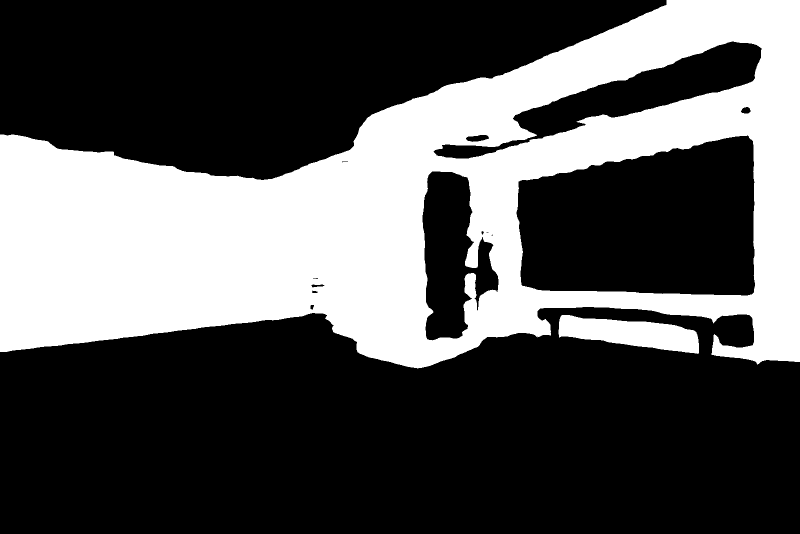
#> input picture api/masks/b91aeb30-b245-4cf0-affc-5a04c8b0c2fd_mask_raw.png, 1600 x 1068 px, found by its file name (shown at 1/2 size); its folder holds 5 pictures in this run
$ python fix_living_room_mask.py
#> lines starting #> are read from the running program, lines starting #| are printed output that depends on the picture; after the words box and inside, x2 and y2 are one past the last pixel; in counts of white or black regions, pixels touching at a corner belong together
"""
Clips the Nairobi Living Room AI mask using the known polygon boundaries,
preventing ceiling, floor, and dark panels from being painted.
"""
from PIL import Image, ImageDraw, ImageFilter
import numpy as np

ROOM_ID = "b91aeb30-b245-4cf0-affc-5a04c8b0c2fd"
RAW_MASK = f"api/masks/{ROOM_ID}_mask_raw.png"
OUT_MASK  = f"api/masks/{ROOM_ID}_mask.png"

# Known safe wall polygons for Nairobi Living Room (from DB wall_mask)
# These are the 3 actual wall regions: left strip, right strip, back wall upper
POLYGONS = [
    [(0,    0.22), (0.26, 0.22), (0.26, 0.58), (0,    0.58)],  # left wall (raised top to clear LED strip)
    [(0.74, 0.22), (1,    0.22), (1,    0.58), (0.74, 0.58)],  # right wall
    [(0.26, 0.22), (0.74, 0.22), (0.74, 0.50), (0.26, 0.50)],  # back wall centre
]

raw = Image.open(RAW_MASK).convert("L")
#> raw is the input picture: PIL image 1600x1068 L; 33.7% white; 2 white regions, box (x1, y1, x2, y2) and area: (0, 0, 1600, 737) 562514, (1117, 630, 1398, 708) 12975
w, h = raw.size
#> w = 1600; h = 1068
print(f"Mask size: {w}x{h}")
#| Mask size: 1600x1068

# Build polygon clip mask
clip = Image.new("L", (w, h), 0)
#> clip: PIL image 1600x1068 L; every value is 0
draw = ImageDraw.Draw(clip)
for poly in POLYGONS:
    px_poly = [(int(x * w), int(y * h)) for x, y in poly]
    draw.polygon(px_poly, fill=255)

# Intersect: only keep AI wall pixels that fall inside the polygon regions
ai_np   = np.array(raw)
clip_np = np.array(clip)
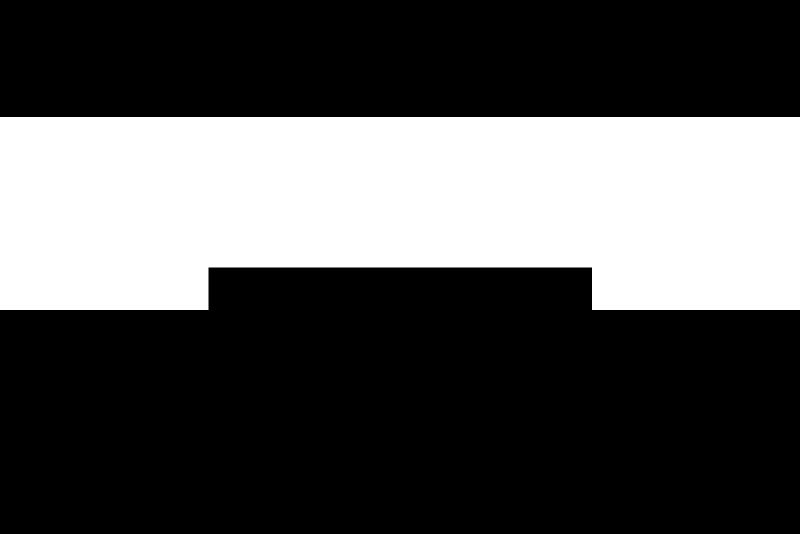
#> clip_np: shape (1068, 1600) (shown at 1/2 size); 32.3% white; 1 white region, box (x1, y1, x2, y2) and area: (0, 234, 1600, 620) 552405
combined = np.minimum(ai_np, clip_np)  # AND operation
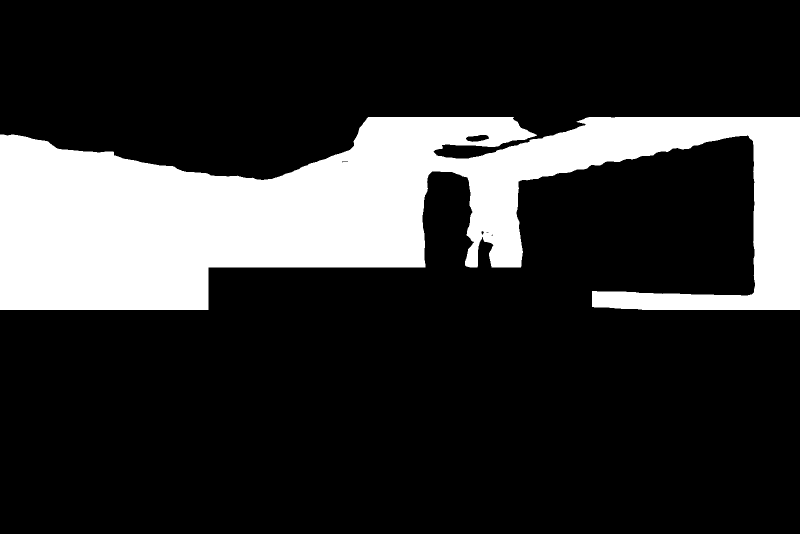
#> combined: shape (1068, 1600) (shown at 1/2 size); 20.2% white; 1 white region, box (x1, y1, x2, y2) and area: (0, 234, 1600, 620) 344704

result = Image.fromarray(combined.astype(np.uint8), mode="L")

# Re-apply feathering
feathered = result.filter(ImageFilter.GaussianBlur(radius=12))
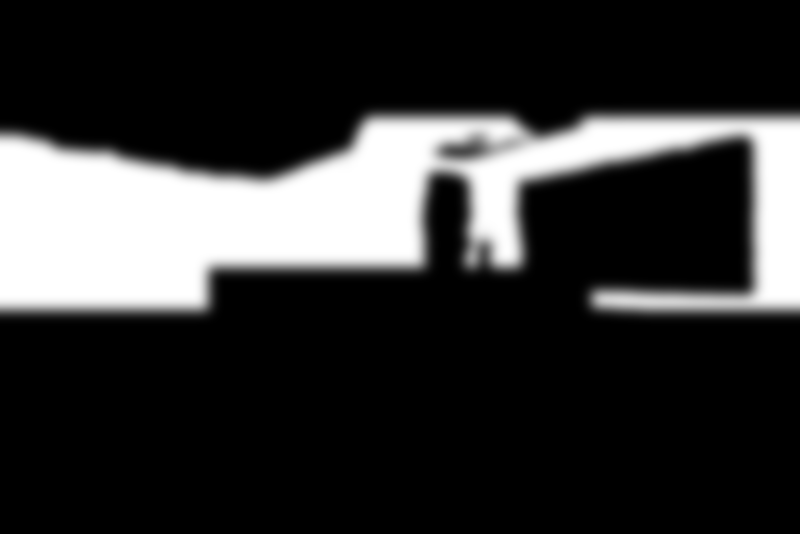
#> feathered: PIL image 1600x1068 L (shown at 1/2 size); min 0, max 255, mean 51.4
feathered.save(OUT_MASK)
print(f"Saved clipped mask -> {OUT_MASK}")
